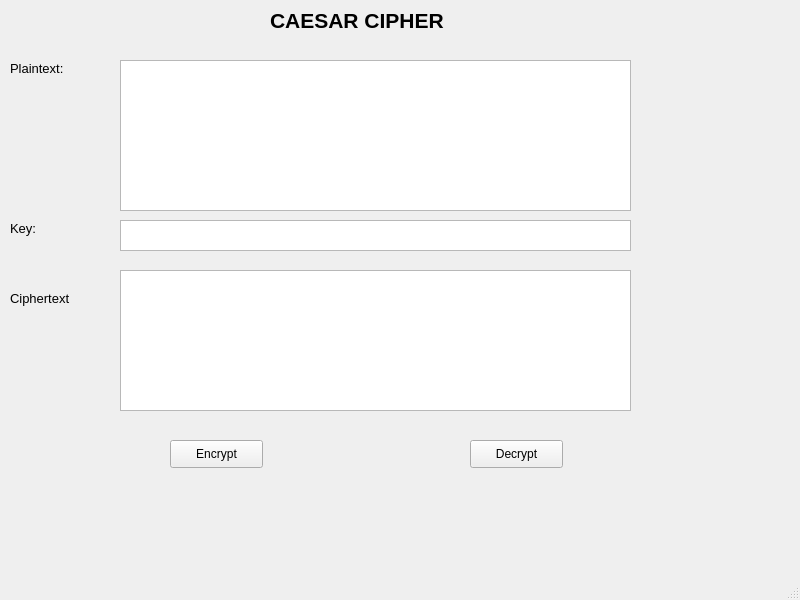
<?xml version="1.0" encoding="UTF-8"?>
<ui version="4.0">
 <class>MainWindow</class>
 <widget class="QMainWindow" name="MainWindow">
  <property name="geometry">
   <rect>
    <x>0</x>
    <y>0</y>
    <width>800</width>
    <height>600</height>
   </rect>
  </property>
  <property name="windowTitle">
   <string>MainWindow</string>
  </property>
  <widget class="QWidget" name="centralwidget">
   <widget class="QLabel" name="label">
    <property name="geometry">
     <rect>
      <x>270</x>
      <y>0</y>
      <width>231</width>
      <height>41</height>
     </rect>
    </property>
    <property name="font">
     <font>
      <pointsize>16</pointsize>
      <weight>75</weight>
      <bold>true</bold>
     </font>
    </property>
    <property name="text">
     <string>CAESAR CIPHER</string>
    </property>
   </widget>
   <widget class="QLabel" name="label_2">
    <property name="geometry">
     <rect>
      <x>10</x>
      <y>60</y>
      <width>71</width>
      <height>16</height>
     </rect>
    </property>
    <property name="font">
     <font>
      <pointsize>10</pointsize>
     </font>
    </property>
    <property name="text">
     <string>Plaintext:</string>
    </property>
   </widget>
   <widget class="QLabel" name="label_3">
    <property name="geometry">
     <rect>
      <x>10</x>
      <y>220</y>
      <width>71</width>
      <height>16</height>
     </rect>
    </property>
    <property name="font">
     <font>
      <pointsize>10</pointsize>
     </font>
    </property>
    <property name="text">
     <string>Key:</string>
    </property>
   </widget>
   <widget class="QLabel" name="label_4">
    <property name="geometry">
     <rect>
      <x>10</x>
      <y>290</y>
      <width>81</width>
      <height>16</height>
     </rect>
    </property>
    <property name="font">
     <font>
      <pointsize>10</pointsize>
     </font>
    </property>
    <property name="text">
     <string>Ciphertext</string>
    </property>
   </widget>
   <widget class="QPushButton" name="btn_encrypt">
    <property name="geometry">
     <rect>
      <x>170</x>
      <y>440</y>
      <width>93</width>
      <height>28</height>
     </rect>
    </property>
    <property name="text">
     <string>Encrypt</string>
    </property>
   </widget>
   <widget class="QPushButton" name="btn_decrypt">
    <property name="geometry">
     <rect>
      <x>470</x>
      <y>440</y>
      <width>93</width>
      <height>28</height>
     </rect>
    </property>
    <property name="text">
     <string>Decrypt</string>
    </property>
   </widget>
   <widget class="QPlainTextEdit" name="txt_plaintext">
    <property name="geometry">
     <rect>
      <x>120</x>
      <y>60</y>
      <width>511</width>
      <height>151</height>
     </rect>
    </property>
   </widget>
   <widget class="QPlainTextEdit" name="txt_key">
    <property name="geometry">
     <rect>
      <x>120</x>
      <y>220</y>
      <width>511</width>
      <height>31</height>
     </rect>
    </property>
   </widget>
   <widget class="QPlainTextEdit" name="txt_ciphertext">
    <property name="geometry">
     <rect>
      <x>120</x>
      <y>270</y>
      <width>511</width>
      <height>141</height>
     </rect>
    </property>
   </widget>
  </widget>
  <widget class="QMenuBar" name="menubar">
   <property name="geometry">
    <rect>
     <x>0</x>
     <y>0</y>
     <width>800</width>
     <height>26</height>
    </rect>
   </property>
  </widget>
  <widget class="QStatusBar" name="statusbar"/>
 </widget>
 <resources/>
 <connections/>
</ui>
